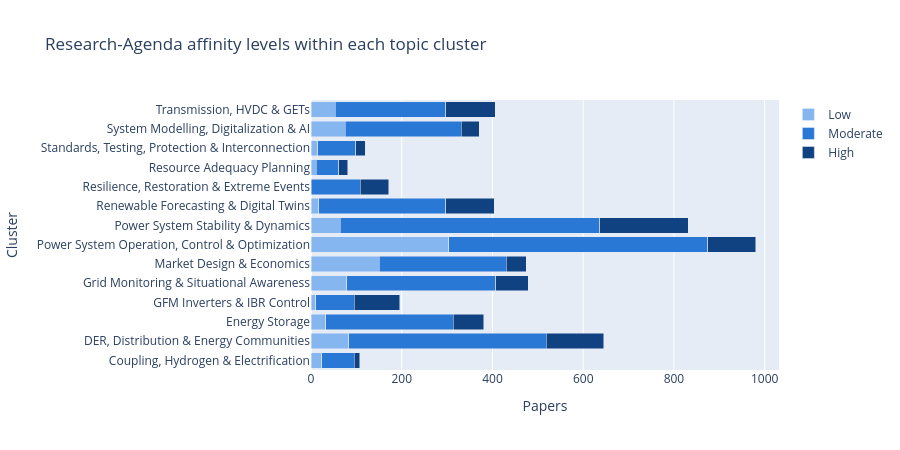

Source (notebook cell):
### Code cell
fig = px.bar(
    cluster_mix,
    x='Papers',
    y='Cluster',
    color='Affinity_Level',
    orientation='h',
    barmode='stack',
    category_orders={'Affinity_Level': LEVEL_ORDER},
    color_discrete_map=LEVEL_COLORS,
    labels={'Papers': 'Papers', 'Affinity_Level': 'Best RA affinity'},
    title='Research-Agenda affinity levels within each topic cluster',
)
fig.update_layout(height=max(450, 30 * cluster_mix['Cluster'].nunique()), legend_title_text='')
fig.show()

### Figure 1 — Plotly figure (JSON) as saved in the notebook; plotly's stock layout.template omitted (floating-point values rounded to 4 significant figures)
{"data": [{"hovertemplate": "Best RA affinity=Low<br>Papers=%{x}<br>Cluster=%{y}<extra></extra>", "legendgroup": "Low", "marker": {"color": "#86b6ef", "pattern": {"shape": ""}}, "name": "Low", "orientation": "h", "showlegend": true, "textposition": "auto", "type": "bar", "x": [24, 83, 33, 11, 79, 150, 304, 65, 17, 1, 12, 15, 75, 53], "xaxis": "x", "y": ["Coupling, Hydrogen & Electrification", "DER, Distribution & Energy Communities", "Energy Storage", "GFM Inverters & IBR Control", "Grid Monitoring & Situational Awareness", "Market Design & Economics", "Power System Operation, Control & Optimization", "Power System Stability & Dynamics", "Renewable Forecasting & Digital Twins", "Resilience, Restoration & Extreme Events", "Resource Adequacy Planning", "Standards, Testing, Protection & Interconnection", "System Modelling, Digitalization & AI", "Transmission, HVDC & GETs"], "yaxis": "y"}, {"hovertemplate": "Best RA affinity=Moderate<br>Papers=%{x}<br>Cluster=%{y}<extra></extra>", "legendgroup": "Moderate", "marker": {"color": "#2a78d6", "pattern": {"shape": ""}}, "name": "Moderate", "orientation": "h", "showlegend": true, "textposition": "auto", "type": "bar", "x": [71, 435, 280, 84, 328, 280, 571, 571, 280, 108, 49, 84, 256, 244], "xaxis": "x", "y": ["Coupling, Hydrogen & Electrification", "DER, Distribution & Energy Communities", "Energy Storage", "GFM Inverters & IBR Control", "Grid Monitoring & Situational Awareness", "Market Design & Economics", "Power System Operation, Control & Optimization", "Power System Stability & Dynamics", "Renewable Forecasting & Digital Twins", "Resilience, Restoration & Extreme Events", "Resource Adequacy Planning", "Standards, Testing, Protection & Interconnection", "System Modelling, Digitalization & AI", "Transmission, HVDC & GETs"], "yaxis": "y"}, {"hovertemplate": "Best RA affinity=High<br>Papers=%{x}<br>Cluster=%{y}<extra></extra>", "legendgroup": "High", "marker": {"color": "#104281", "pattern": {"shape": ""}}, "name": "High", "orientation": "h", "showlegend": true, "textposition": "auto", "type": "bar", "x": [12, 127, 68, 101, 72, 45, 105, 195, 107, 62, 20, 21, 40, 109], "xaxis": "x", "y": ["Coupling, Hydrogen & Electrification", "DER, Distribution & Energy Communities", "Energy Storage", "GFM Inverters & IBR Control", "Grid Monitoring & Situational Awareness", "Market Design & Economics", "Power System Operation, Control & Optimization", "Power System Stability & Dynamics", "Renewable Forecasting & Digital Twins", "Resilience, Restoration & Extreme Events", "Resource Adequacy Planning", "Standards, Testing, Protection & Interconnection", "System Modelling, Digitalization & AI", "Transmission, HVDC & GETs"], "yaxis": "y"}], "layout": {"barmode": "stack", "height": 450, "legend": {"title": {"text": ""}, "tracegroupgap": 0}, "title": {"text": "Research-Agenda affinity levels within each topic cluster"}, "xaxis": {"anchor": "y", "domain": [0, 1], "title": {"text": "Papers"}}, "yaxis": {"anchor": "x", "domain": [0, 1], "title": {"text": "Cluster"}}}}
